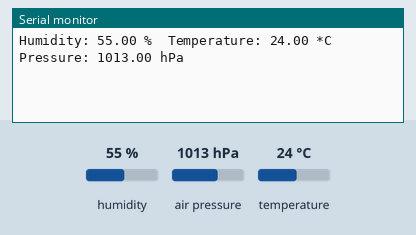
This sketch was run on a simulated ESP8266 (NodeMCU). On the bench: the last lines printed to the serial monitor. The inputs (shaded band) are chosen by the test bench; at power-on: humidity 55 %, air pressure 1013 hPa, temperature 24 °C. WiFi joins after 1.5 s; servers stay silent unless stated.

Above: at 3.0 s.
3.1 s: humidity set to 22 %
At 4.7 s:
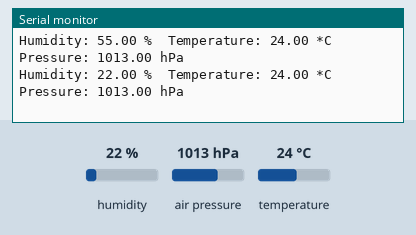
5.8 s: air pressure set to 952 hPa
At 7.1 s:
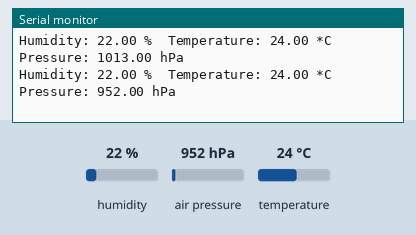
8.5 s: temperature set to 12 °C
At 10.8 s:
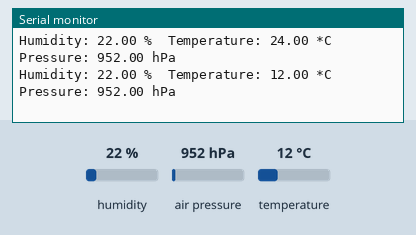
11.2 s: air pressure set to 975 hPa
At 13.3 s:
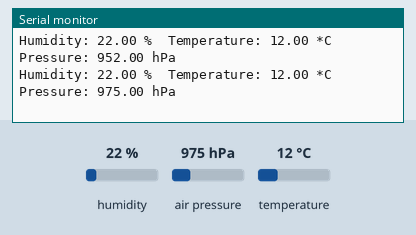
13.9 s: humidity set to 40 %
At 14.5 s:
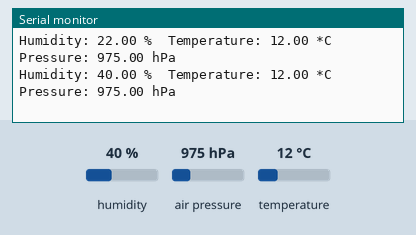
Timing chart, 0 to 16.9 s (numbered marks = the images above; inputs shaded):
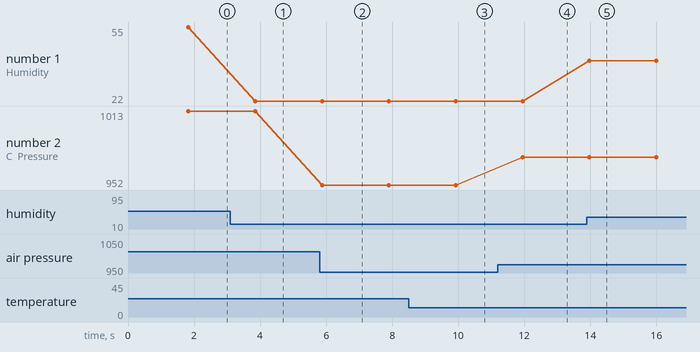

The sketch:

weather_stat.ino
```cpp
#define BLYNK_TEMPLATE_ID "TMPL3xGxZ0V7q"
#define BLYNK_TEMPLATE_NAME "Weather Monitor"
#define BLYNK_AUTH_TOKEN "7QsYLAuqdGOor0g-uPIDYxIffDZjZJiz"

#include <Wire.h>
#include <Adafruit_Sensor.h>
#include <Adafruit_BMP085.h>
#include <DHT.h>
#include <ESP8266WiFi.h>
#include <BlynkSimpleEsp8266.h>

// Define DHT11 pin and type
#define DHTPIN 2
#define DHTTYPE DHT11

DHT dht(DHTPIN, DHTTYPE);
Adafruit_BMP085 bmp;

// Your WiFi credentials
char ssid[] = "Karthig";
char pass[] = "gkn__f14";

// Threshold values for alerts
float temperatureThreshold = 50.0; // Example: 30°C
float humidityThreshold = 70.0; // Example: 70%

void setup() {
  // Initialize serial communication
  Serial.begin(115200);

  // Initialize the DHT11 sensor
  dht.begin();

  // Initialize the BMP180 sensor
  if (!bmp.begin()) {
    Serial.println("Could not find a valid BMP085 sensor, check wiring!");
    while (1) {}
  }

  // Initialize Blynk
  Blynk.begin(BLYNK_AUTH_TOKEN, ssid, pass);
}

void loop() {
  Blynk.run();
  sendSensorData();
  delay(2000); // Update every 2 seconds
}

void sendSensorData() {
  // Read temperature and humidity from DHT11
  float h = dht.readHumidity();
  float t = dht.readTemperature();

  // Read pressure from BMP180
  float p = bmp.readPressure() / 100.0F; // Convert Pa to hPa

  // Print values to serial monitor
  Serial.print("Humidity: ");
  Serial.print(h);
  Serial.print(" %\t");
  Serial.print("Temperature: ");
  Serial.print(t);
  Serial.print(" *C\t");
  Serial.print("Pressure: ");
  Serial.print(p);
  Serial.println(" hPa");

  // Send values to Blynk
  Blynk.virtualWrite(V1, t); // Temperature
  Blynk.virtualWrite(V2, h); // Humidity
  Blynk.virtualWrite(V3, p); // Pressure

  // Check conditions for alerts
  if (t > temperatureThreshold) {
    Blynk.logEvent("temp","Temperature above 50 degree celsius");

}
}
```

Measured:
- after the input at 3.1 s, the serial monitor: prints a new line after 0.75 s (image 1)
- after the input at 5.8 s, the serial monitor: prints a new line after 0.08 s (image 2)
- after the input at 8.5 s, the serial monitor: prints a new line after 1.4 s (image 3)
- after the input at 11.2 s, the serial monitor: prints a new line after 0.75 s (image 4)
- after the input at 13.9 s, the serial monitor: prints a new line after 0.08 s (image 5)
- plotted number 1: 55 → 22 after the input at 3.1 s, 22 → 40 after the input at 13.9 s
- plotted number 2: 1013 → 952 after the input at 5.8 s, 952 → 975 after the input at 11.2 s
